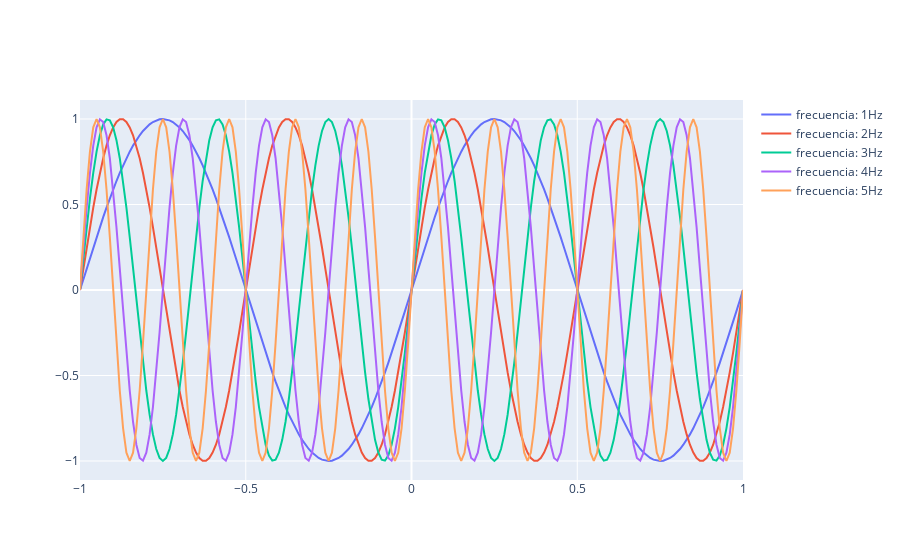

The notebook cell this image was saved under:
### Code cell
# item c
fig4 = go.Figure()

for frec in range(1,6):
    f = np.sin(2*np.pi * frec * t)
    fig4.add_trace(go.Scatter(x=t, y=f, name=f"frecuencia: {frec}Hz"))
    
fig4.show()

### Figure 1 — Plotly figure (JSON) as saved in the notebook; plotly's stock layout.template omitted (floating-point values rounded to 4 significant figures; data arrays with more than 128 entries replaced by an {"elided": "..."} marker saying what was removed)
{"data": [{"name": "frecuencia: 1Hz", "type": "scatter", "visible": true, "x": {"elided": "201 float values"}, "y": {"elided": "201 float values"}}, {"name": "frecuencia: 2Hz", "type": "scatter", "visible": true, "x": {"elided": "201 float values"}, "y": {"elided": "201 float values"}}, {"name": "frecuencia: 3Hz", "type": "scatter", "visible": true, "x": {"elided": "201 float values"}, "y": {"elided": "201 float values"}}, {"name": "frecuencia: 4Hz", "type": "scatter", "visible": true, "x": {"elided": "201 float values"}, "y": {"elided": "201 float values"}}, {"name": "frecuencia: 5Hz", "type": "scatter", "visible": true, "x": {"elided": "201 float values"}, "y": {"elided": "201 float values"}}], "layout": {"autosize": true, "xaxis": {"autorange": true, "range": [-1, 1.0], "type": "linear"}, "yaxis": {"autorange": true, "range": [-1.111, 1.111], "type": "linear"}}}
